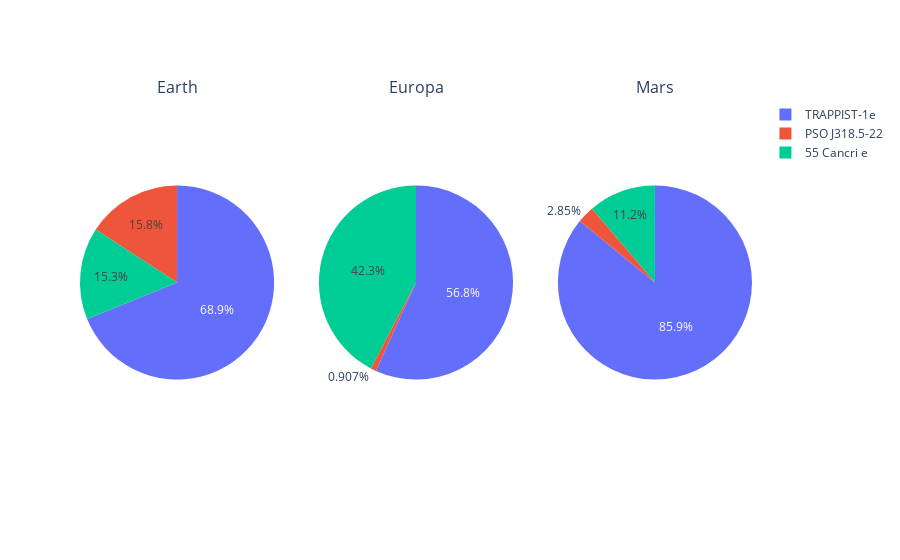

The cell this chart's notebook holds for it:
### Markdown cell above
Here we can observe that people in a group have the same homeplanet.

### Code cell
data_plot = train_data.groupby(['HomePlanet', 'Destination']).size()

fig = make_subplots(rows = 1, cols = 3, specs=[[{'type' : 'domain'} , {'type' : 'domain'}, {'type' :'domain'}]], subplot_titles=('Earth' , 'Europa', 'Mars'))

plt_earth = go.Pie(labels= data_plot['Earth'].index, values= data_plot['Earth'].values, name= 'Earth')

plt_europa = go.Pie(labels= data_plot['Europa'].index, values= data_plot['Europa'].values, name= 'Europa')

plt_mars = go.Pie(labels= data_plot['Mars'].index, values= data_plot['Mars'].values, name= 'Mars')

fig.add_trace(plt_earth,row=1,col=1)
fig.add_trace(plt_europa, row=1, col=2)
fig.add_trace(plt_mars,row=1,col=3)

### Figure 1 — Plotly figure (JSON) as saved in the notebook; plotly's stock layout.template omitted (floating-point values rounded to 4 significant figures)
{"data": [{"domain": {"x": [0, 0.2889], "y": [0, 1]}, "labels": ["55 Cancri e", "PSO J318.5-22", "TRAPPIST-1e"], "name": "Earth", "type": "pie", "values": [690, 712, 3101]}, {"domain": {"x": [0.3556, 0.6444], "y": [0, 1]}, "labels": ["55 Cancri e", "PSO J318.5-22", "TRAPPIST-1e"], "name": "Europa", "type": "pie", "values": [886, 19, 1189]}, {"domain": {"x": [0.7111, 1], "y": [0, 1]}, "labels": ["55 Cancri e", "PSO J318.5-22", "TRAPPIST-1e"], "name": "Mars", "type": "pie", "values": [193, 49, 1475]}], "layout": {"annotations": [{"font": {"size": 16}, "showarrow": false, "text": "Earth", "x": 0.1444, "xanchor": "center", "xref": "paper", "y": 1, "yanchor": "bottom", "yref": "paper"}, {"font": {"size": 16}, "showarrow": false, "text": "Europa", "x": 0.5, "xanchor": "center", "xref": "paper", "y": 1, "yanchor": "bottom", "yref": "paper"}, {"font": {"size": 16}, "showarrow": false, "text": "Mars", "x": 0.8556, "xanchor": "center", "xref": "paper", "y": 1, "yanchor": "bottom", "yref": "paper"}]}}
